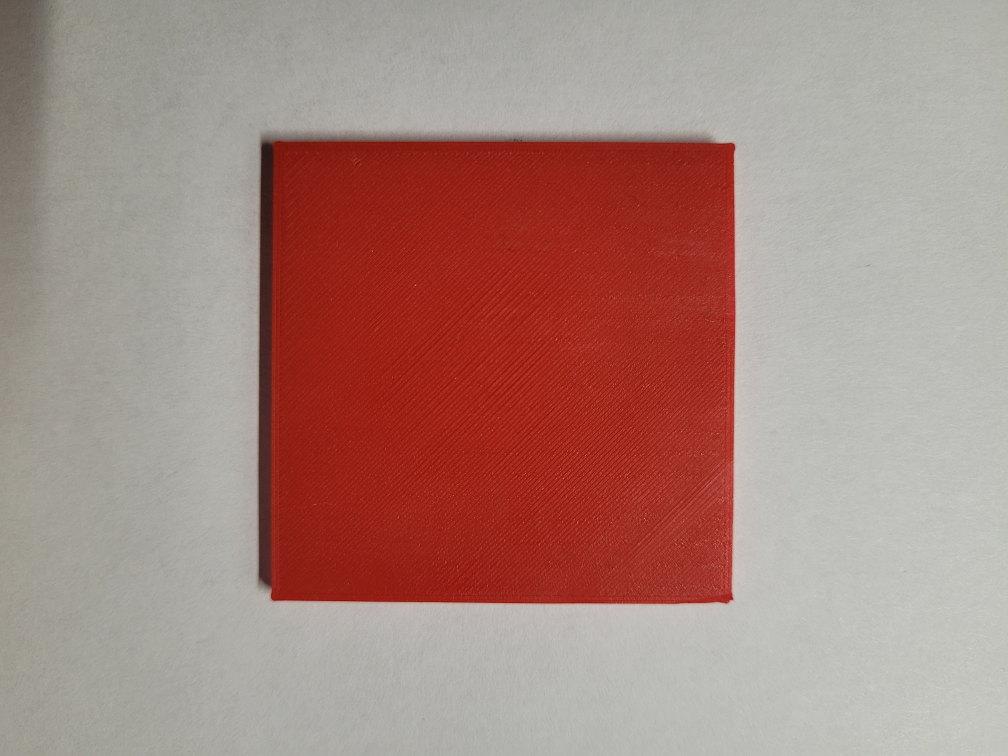
#> input picture Data/Dokumentation/AW_Teile_mit_OpenCV_erkennen/Eingabe_Bilder/01.jpg, 4032 x 3024 px, given in place of Teil2.jpg, which was not available (shown at 1/4 size)
$ jupyter execute --allow-errors TeileVergleich.ipynb
#> lines starting #> are read from the running program, lines starting #| are printed output that depends on the picture; after the words box and inside, x2 and y2 are one past the last pixel; in counts of white or black regions, pixels touching at a corner belong together; pictures that were not available may be replaced by others from this repository, and a replacement may not be noted
### src/Part-recognision/ContourMethoden.py
import cv2

# Minimum area of the contours in pixel:
min_area = 2000

def get_contours(mask):
    outer_contours = []
    inner_contours = []

    # Find contours
    contours, hierarchy = cv2.findContours(mask, cv2.RETR_TREE, cv2.CHAIN_APPROX_SIMPLE)

    # Get the coordinates of the contours here and divide into inner and outer contours
    for i, contour in enumerate(contours):
        area = cv2.contourArea(contour)
        if area > min_area:
            if hierarchy[0][i][3] == -1: # -1 = outer contour
                outer_contours.append(contour)
            else: # inner contour
                inner_contours.append(contour)

    return outer_contours, inner_contours

### src/Obsolete/TeileVergleich.ipynb
[cell 1]
import numpy as np
import cv2
from matplotlib import pyplot as plt
import ContourMethoden

[cell 2]
cap = cv2.VideoCapture('Teil2.jpg')
ret, image = cap.read()
#> image is the input picture: shape (3024, 4032, 3); mean B, G, R 127, 134.3, 168.1

print(ret)  #debug ob bild erfolgreich geladen wurde
#| True

#> (the rest of this cell did not finish here and is left out)

#> (a cell that did not finish here is left out)

#> (a cell that did not finish here is left out)

[cell 5]
#Methode zum erstallen und anzeigen der Maske, für debug-zwecke
lower_red = np.array([0, 120, 70])
upper_red = np.array([10, 255, 255])

lower_red2 = np.array([170, 120, 70])
upper_red2= np.array([180, 255, 255])
#mache ein weichzeichen um rauschen los zu werden
img = cv2.GaussianBlur(image, (5, 5), 0)

#Rufe Contours auf:
# konvertiere von BGR zu HSV
hsv = cv2.cvtColor(img, cv2.COLOR_BGR2HSV)
#> hsv: shape (3024, 4032, 3); mean H, S, V 20.4, 68.1, 168.4

# 2 Masken weil rot in HSV am anfang und ende liegt
mask1 = cv2.inRange(hsv, lower_red, upper_red)
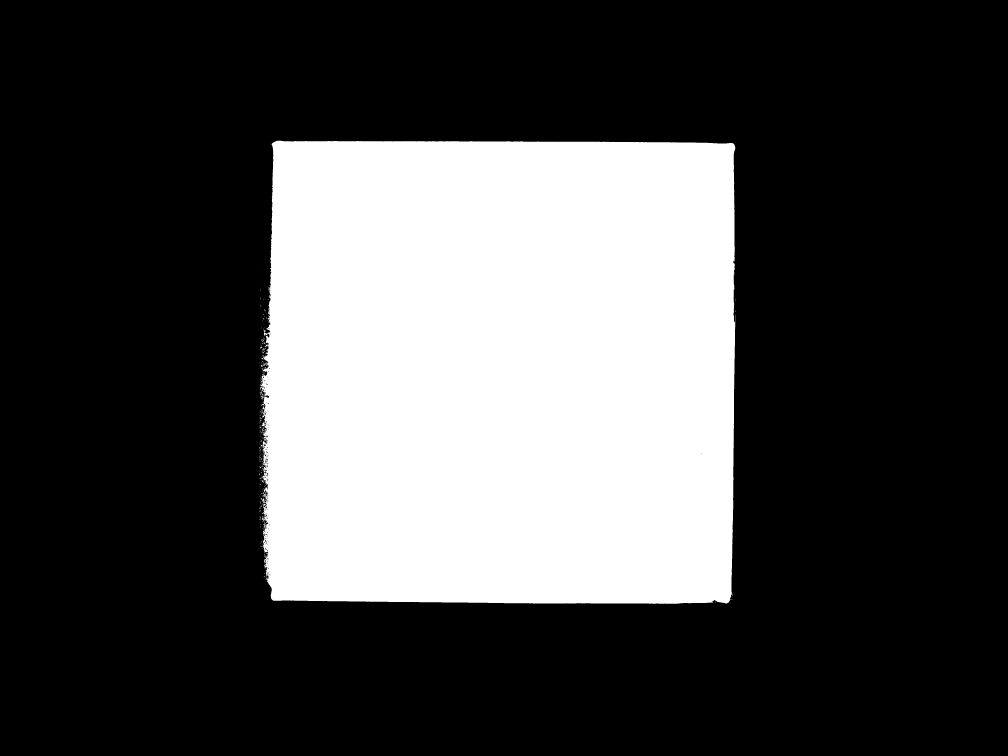
#> mask1: shape (3024, 4032) (shown at 1/4 size); 28.2% white; 301 white regions (284 under 20 px), largest, box (x1, y1, x2, y2) and area: (1040, 562, 2941, 2415) 3434327, (1043, 1992, 1061, 2012) 123, (1044, 1453, 1065, 1466) 86
mask2 = cv2.inRange(hsv, lower_red2, upper_red2)
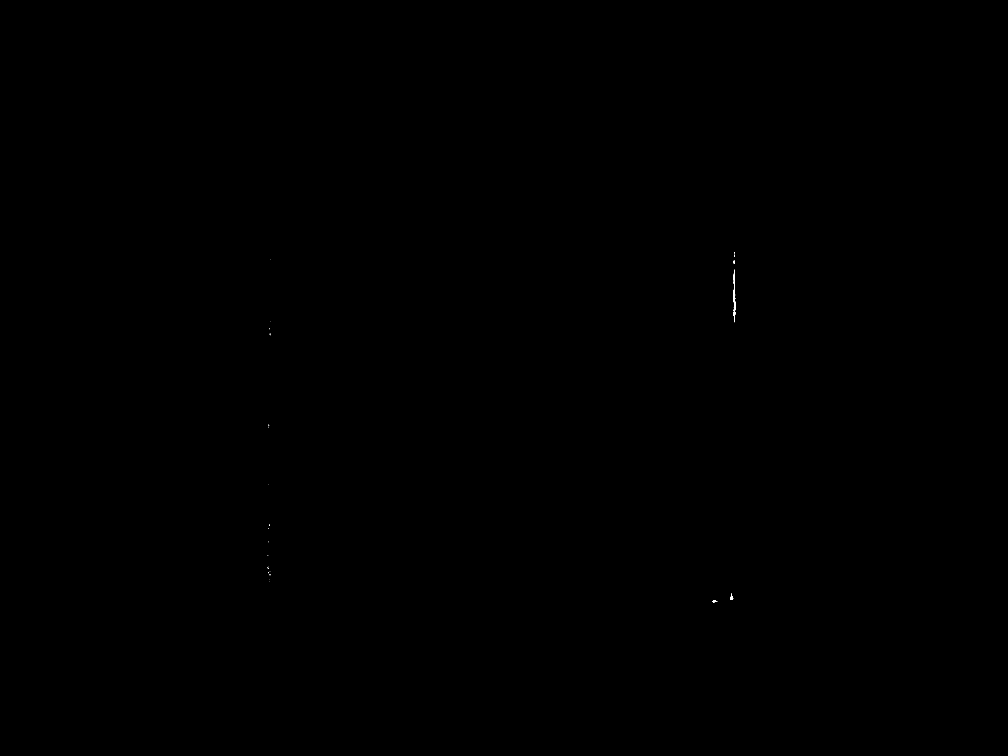
#> mask2: shape (3024, 4032) (shown at 1/4 size); 0.01% white; 35 white regions (31 under 20 px), largest, box (x1, y1, x2, y2) and area: (2934, 1079, 2941, 1289) 909, (2920, 2378, 2933, 2399) 151, (2849, 2401, 2869, 2409) 96, (2933, 1042, 2939, 1056) 54
# Füge beide Masken zusammen
mask = mask1 + mask2
#> mask: shape (3024, 4032); 28.2% white; 294 white regions (277 under 20 px), largest, box (x1, y1, x2, y2) and area: (1040, 562, 2941, 2415) 3435682, (1043, 1992, 1061, 2012) 123, (1044, 1453, 1065, 1466) 86

plt.figure(figsize = (15,15))
plt.imshow(mask)    #Farbraum falsch weil matpltlib

$ run again, on Data/Dokumentation/AW_Teile_mit_OpenCV_erkennen/Eingabe_Bilder/04.jpg
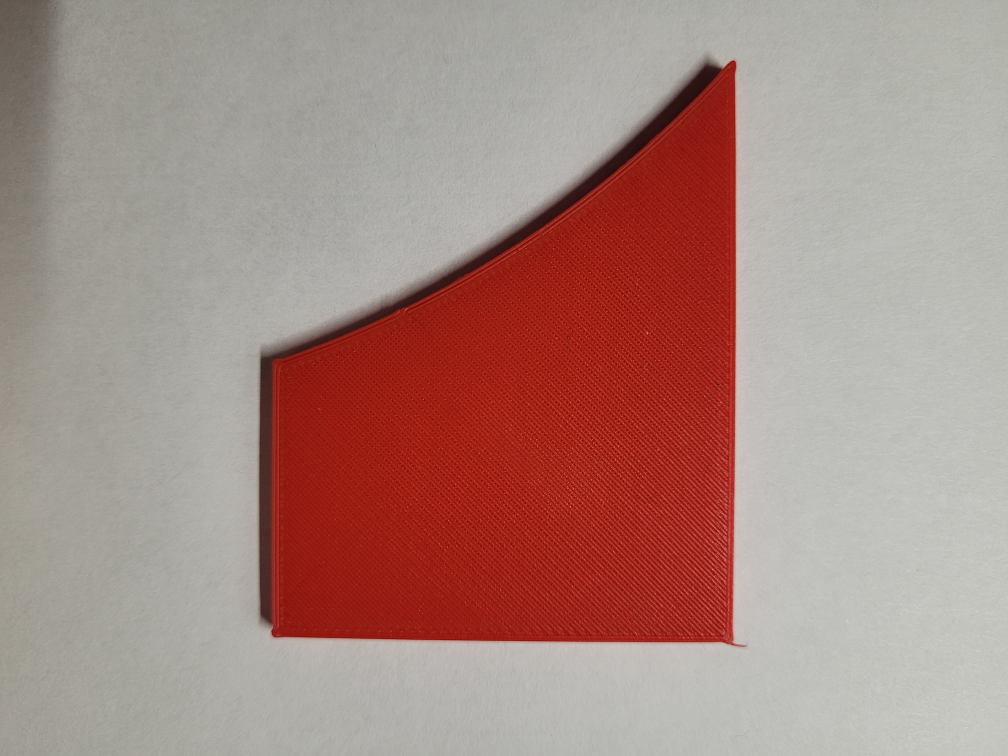
#> input picture Data/Dokumentation/AW_Teile_mit_OpenCV_erkennen/Eingabe_Bilder/04.jpg, 4032 x 3024 px, given in place of Teil2.jpg, which was not available (shown at 1/4 size)
#> image is the input picture: shape (3024, 4032, 3); mean B, G, R 130.1, 136.9, 168.5
#| True
#> hsv: shape (3024, 4032, 3); mean H, S, V 20.3, 63.4, 168.8
#> `mask1 = cv2.inRange(hsv, lower_red, upper_red)`:
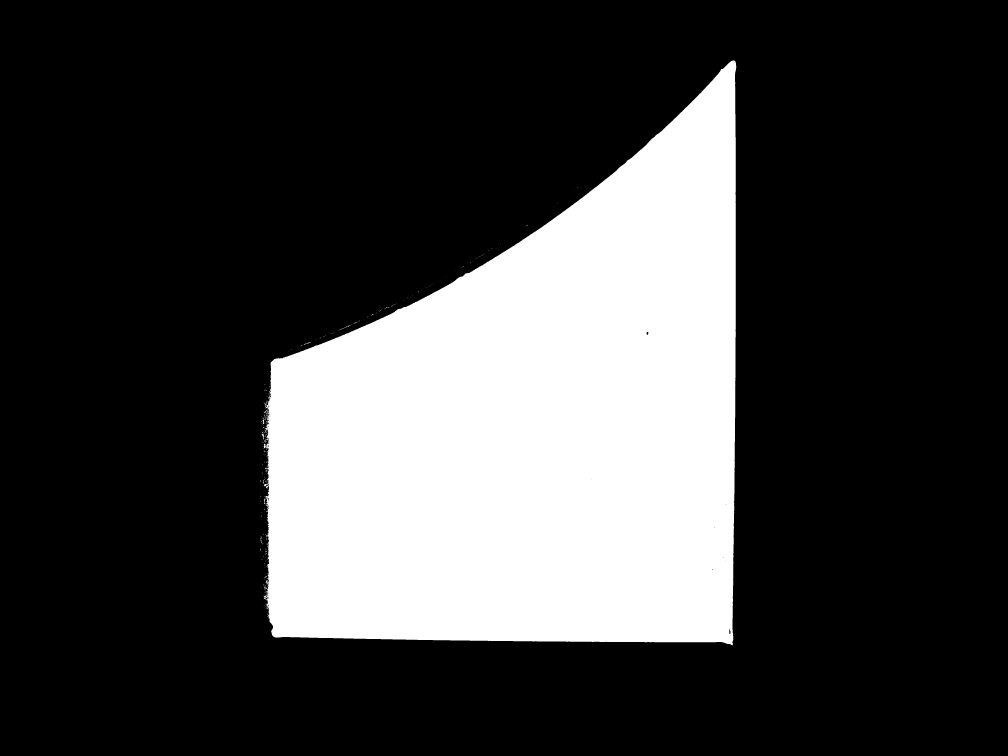
#> mask1: shape (3024, 4032) (shown at 1/4 size); 24.6% white; 326 white regions (308 under 20 px), largest, box (x1, y1, x2, y2) and area: (1055, 242, 2945, 2581) 2996852, (1047, 1734, 1056, 1758) 91, (1358, 1298, 1406, 1320) 72
#> mask2: shape (3024, 4032); 0% white; 25 white regions (22 under 20 px), largest, box (x1, y1, x2, y2) and area: (2930, 2573, 2952, 2583) 87, (2916, 2518, 2922, 2536) 68, (2586, 1328, 2593, 1339) 57
#> mask: shape (3024, 4032); 24.6% white; 328 white regions (310 under 20 px), largest, box (x1, y1, x2, y2) and area: (1055, 242, 2952, 2583) 2997091, (1047, 1734, 1056, 1758) 91, (1358, 1298, 1406, 1320) 72
